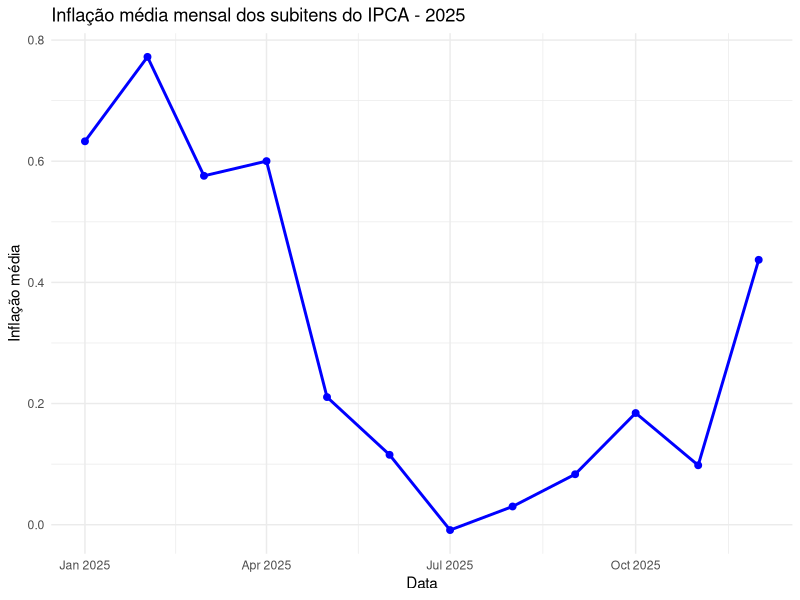
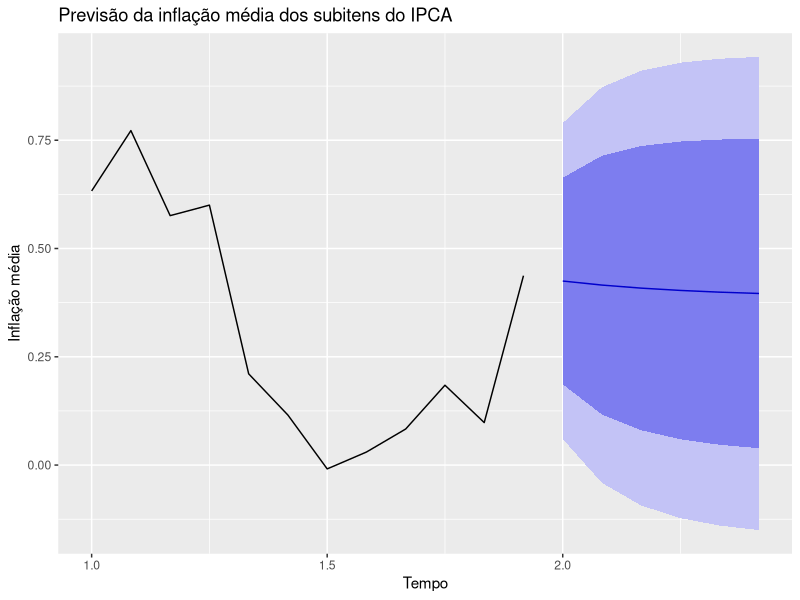

Here is the R script that generated these plots, in order:
library(readxl)
library(dplyr)
library(ggplot2)


df <- read_excel("IPCA2025.xlsx")

head(df)

df <- df %>%
  filter(Subitem != "ÍNDICE GERAL") %>%
  filter(Capital != "NACIONAL")

media <- df %>%
  group_by(Data) %>%
  summarise(Media = mean(Valor, na.rm = TRUE))

ggplot(media, aes(x = Data, y = Media)) +
  geom_line(color = "blue", linewidth = 1) +
  geom_point(color = "blue", size = 2) +
  labs(
    title = "Inflação média mensal dos subitens do IPCA - 2025",
    x = "Data",
    y = "Inflação média"
  ) +
  theme_minimal()

serie <- ts(media$Media, frequency = 12)


library(forecast)

modelo <- Arima(serie, order = c(1,0,0))
previsao <- forecast(modelo, h = 6)


autoplot(previsao) +
  labs(
    title = "Previsão da inflação média dos subitens do IPCA",
    x = "Tempo",
    y = "Inflação média"
  )
